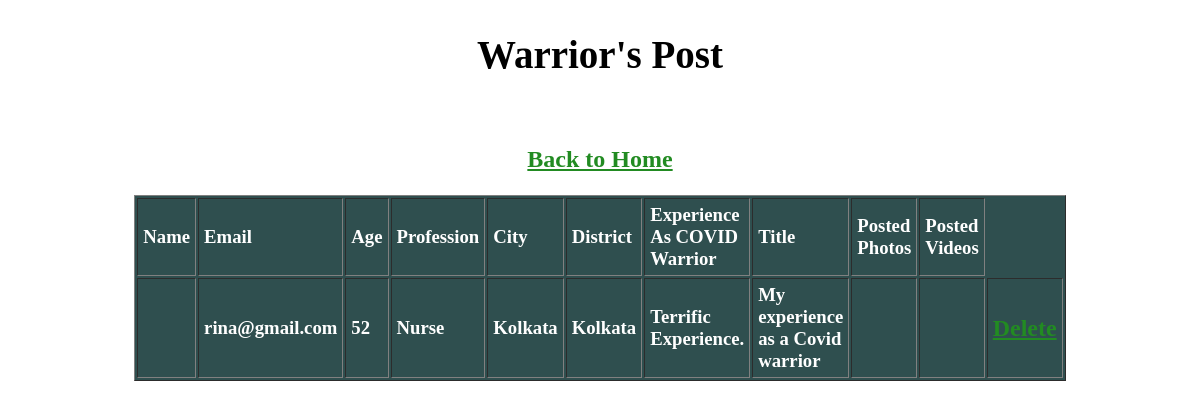
The page /display_warrior.php on the database as committed earlier.
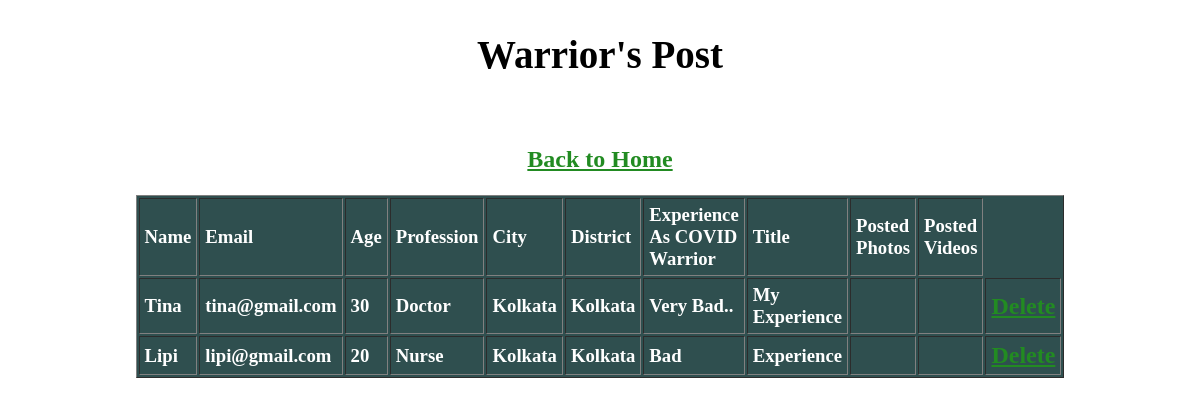
The same page on the database as committed later.
### tables this page shows
CREATE TABLE `warrior_db` (
  `id` int(10) NOT NULL,
  `name` varchar(255) NOT NULL,
  `email` varchar(255) NOT NULL,
  `age` varchar(30) NOT NULL,
  `profession` varchar(255) NOT NULL,
  `city` varchar(255) NOT NULL,
  `district` varchar(255) NOT NULL,
  `experience` varchar(255) NOT NULL,
  `title` varchar(255) NOT NULL,
  `photo` varchar(255) NOT NULL,
  `video` varchar(255) NOT NULL
);

### display_warrior.php (the view, shortened to what this page needs)
<?php
include("connection.php");?>
<!DOCTYPE html>
<html>
<head>
</head>
<body>
<h2 style="font-size: 39px;"><center>Warrior's Post</center></h2><br>
<h3 style="color:darkgreen;"><center><a href="menu.html">Back to Home </a></center><br>
<table width = "80%" border="1" cellspacing="2" cellpadding="5" align="center" style="background-color: darkSlategray; color: white;">
	<tr>
		<td><strong>Name</strong></td>
		<td><strong>Email</strong></td>
		<td><strong>Age</strong></td>
		<td><strong>Profession</strong></td>
		<td><strong>City</strong></td>
		<td><strong>District</strong></td>
		<td><strong>Experience As COVID Warrior</strong></td>
		<td><strong>Title</strong></td>
        <td><strong>Posted Photos</strong></td>
		<td><strong>Posted Videos</strong></td>
	</tr>
    <?php
		$sql = "SELECT * FROM `warrior_db`";
		$result = mysqli_query($link,$sql);
		if(mysqli_num_rows($result) > 0)
		{
			while($row = mysqli_fetch_assoc($result))
			{
				echo "<tr>";
				echo "<td>".$row["name"]."</td>";
				echo "<td>".$row["email"]."</td>";
				echo "<td>".$row["age"]."</td>";
				echo "<td>".$row["profession"]."</td>";
				echo "<td>".$row["city"]."</td>";
				echo "<td>".$row["district"]."</td>";
				echo "<td>".$row["experience"]."</td>";
				echo "<td>".$row["title"]."</td>";
                echo "<td>".$row["photo"]."</td>";
				echo "<td>".$row["video"]."</td>";
				echo "<td><a href='delete_warrior.php?id=".$row['id']."'>Delete</a></td>";
				echo "</tr>";
			}
		}
     ?>
</table>
</body>
</html>

Rows that differ between the two databases and show on the page:
removed warrior_db: email "rina@gmail.com", age "52", profession "Nurse", city "Kolkata", district "Kolkata", experience "Terrific Experience.", title "My experience as a Covid warrior"
added warrior_db: name "Tina", email "tina@gmail.com", age "30", profession "Doctor", city "Kolkata", district "Kolkata", experience "Very Bad..", title "My Experience"
added warrior_db: name "Lipi", email "lipi@gmail.com", age "20", profession "Nurse", city "Kolkata", district "Kolkata", experience "Bad", title "Experience"
